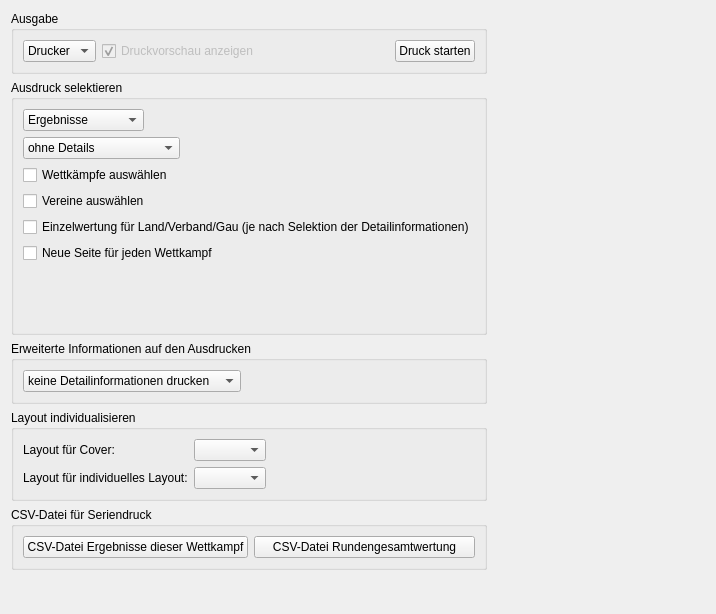
<?xml version="1.0" encoding="UTF-8"?>
<ui version="4.0">
 <class>Tab_DR_Ui</class>
 <widget class="QWidget" name="Tab_DR_Ui">
  <property name="geometry">
   <rect>
    <x>0</x>
    <y>0</y>
    <width>716</width>
    <height>614</height>
   </rect>
  </property>
  <layout class="QGridLayout" name="gridLayout">
   <item row="0" column="0">
    <widget class="QGroupBox" name="groupBox">
     <property name="title">
      <string>Ausgabe</string>
     </property>
     <layout class="QGridLayout" name="gridLayout_2">
      <item row="0" column="0">
       <widget class="QComboBox" name="cmb_output">
        <property name="sizePolicy">
         <sizepolicy hsizetype="Fixed" vsizetype="Fixed">
          <horstretch>0</horstretch>
          <verstretch>0</verstretch>
         </sizepolicy>
        </property>
        <item>
         <property name="text">
          <string>Drucker</string>
         </property>
        </item>
        <item>
         <property name="text">
          <string>PDF</string>
         </property>
        </item>
       </widget>
      </item>
      <item row="0" column="1">
       <widget class="QCheckBox" name="chk_preview">
        <property name="enabled">
         <bool>false</bool>
        </property>
        <property name="text">
         <string>Druckvorschau anzeigen</string>
        </property>
        <property name="checked">
         <bool>true</bool>
        </property>
       </widget>
      </item>
      <item row="0" column="2">
       <spacer name="horizontalSpacer_3">
        <property name="orientation">
         <enum>Qt::Horizontal</enum>
        </property>
        <property name="sizeHint" stdset="0">
         <size>
          <width>40</width>
          <height>20</height>
         </size>
        </property>
       </spacer>
      </item>
      <item row="0" column="3">
       <widget class="QPushButton" name="but_print">
        <property name="sizePolicy">
         <sizepolicy hsizetype="Fixed" vsizetype="Fixed">
          <horstretch>0</horstretch>
          <verstretch>0</verstretch>
         </sizepolicy>
        </property>
        <property name="text">
         <string>Druck starten</string>
        </property>
       </widget>
      </item>
     </layout>
    </widget>
   </item>
   <item row="1" column="0">
    <widget class="QGroupBox" name="groupBox_2">
     <property name="title">
      <string>Ausdruck selektieren</string>
     </property>
     <layout class="QGridLayout" name="gridLayout_3">
      <item row="0" column="0">
       <widget class="QComboBox" name="cmb_printtype">
        <property name="sizePolicy">
         <sizepolicy hsizetype="Fixed" vsizetype="Fixed">
          <horstretch>0</horstretch>
          <verstretch>0</verstretch>
         </sizepolicy>
        </property>
        <item>
         <property name="text">
          <string>Ergebnisse</string>
         </property>
        </item>
        <item>
         <property name="text">
          <string>Riegenlisten</string>
         </property>
        </item>
        <item>
         <property name="text">
          <string>Meldeliste</string>
         </property>
        </item>
        <item>
         <property name="text">
          <string>Wettkampfbögen</string>
         </property>
        </item>
        <item>
         <property name="text">
          <string>Wettkampfkarten</string>
         </property>
        </item>
        <item>
         <property name="text">
          <string>Urkunden</string>
         </property>
        </item>
        <item>
         <property name="text">
          <string>sonstige</string>
         </property>
        </item>
       </widget>
      </item>
      <item row="1" column="0">
       <widget class="QStackedWidget" name="mainStack">
        <property name="sizePolicy">
         <sizepolicy hsizetype="Preferred" vsizetype="Fixed">
          <horstretch>0</horstretch>
          <verstretch>0</verstretch>
         </sizepolicy>
        </property>
        <property name="currentIndex">
         <number>0</number>
        </property>
        <widget class="QWidget" name="resultWidget">
         <layout class="QGridLayout" name="gridLayout_10">
          <property name="margin">
           <number>0</number>
          </property>
          <item row="0" column="0">
           <widget class="QComboBox" name="cmb_res_type">
            <property name="sizePolicy">
             <sizepolicy hsizetype="Fixed" vsizetype="Fixed">
              <horstretch>0</horstretch>
              <verstretch>0</verstretch>
             </sizepolicy>
            </property>
            <item>
             <property name="text">
              <string>ohne Details</string>
             </property>
            </item>
            <item>
             <property name="text">
              <string>mit Details</string>
             </property>
            </item>
            <item>
             <property name="text">
              <string>Rundengesamtwertung</string>
             </property>
            </item>
            <item>
             <property name="text">
              <string>Tabelle</string>
             </property>
            </item>
           </widget>
          </item>
          <item row="8" column="0">
           <widget class="QCheckBox" name="chk_res_pg">
            <property name="text">
             <string>Neue Seite für jeden Wettkampf</string>
            </property>
           </widget>
          </item>
          <item row="9" column="0">
           <widget class="QStackedWidget" name="resultStack">
            <property name="currentIndex">
             <number>3</number>
            </property>
            <widget class="QWidget" name="page_3"/>
            <widget class="QWidget" name="page_4">
             <layout class="QGridLayout" name="gridLayout_11">
              <property name="margin">
               <number>0</number>
              </property>
              <item row="0" column="0">
               <widget class="QCheckBox" name="chk_res_aw">
                <property name="text">
                 <string>Ausgangswert zusätzlich abdrucken</string>
                </property>
               </widget>
              </item>
             </layout>
            </widget>
            <widget class="QWidget" name="page_5">
             <layout class="QGridLayout" name="gridLayout_12">
              <property name="margin">
               <number>0</number>
              </property>
              <item row="0" column="0">
               <widget class="QCheckBox" name="chk_res_sc">
                <property name="text">
                 <string>Beste Plätze gewinnen nicht die meisten Punkte</string>
                </property>
               </widget>
              </item>
             </layout>
            </widget>
            <widget class="QWidget" name="page"/>
           </widget>
          </item>
          <item row="2" column="0">
           <widget class="QCheckBox" name="chk_res_cl">
            <property name="text">
             <string>Vereine auswählen</string>
            </property>
           </widget>
          </item>
          <item row="1" column="0">
           <widget class="QCheckBox" name="chk_res_wk">
            <property name="text">
             <string>Wettkämpfe auswählen</string>
            </property>
           </widget>
          </item>
          <item row="4" column="0">
           <widget class="QCheckBox" name="chk_res_detail">
            <property name="text">
             <string>Einzelwertung für Land/Verband/Gau (je nach Selektion der Detailinformationen)</string>
            </property>
           </widget>
          </item>
         </layout>
        </widget>
        <widget class="QWidget" name="riegenWidget">
         <layout class="QGridLayout" name="gridLayout_13">
          <property name="margin">
           <number>0</number>
          </property>
          <item row="0" column="0" colspan="2">
           <widget class="QCheckBox" name="chk_rg_select">
            <property name="text">
             <string>Nur bestimmte Riegen drucken</string>
            </property>
           </widget>
          </item>
          <item row="3" column="0" colspan="2">
           <spacer name="verticalSpacer_3">
            <property name="orientation">
             <enum>Qt::Vertical</enum>
            </property>
            <property name="sizeHint" stdset="0">
             <size>
              <width>20</width>
              <height>40</height>
             </size>
            </property>
           </spacer>
          </item>
          <item row="2" column="0">
           <widget class="QLabel" name="label_3">
            <property name="sizePolicy">
             <sizepolicy hsizetype="Fixed" vsizetype="Preferred">
              <horstretch>0</horstretch>
              <verstretch>0</verstretch>
             </sizepolicy>
            </property>
            <property name="text">
             <string>Sortierung:</string>
            </property>
           </widget>
          </item>
          <item row="2" column="1">
           <widget class="QComboBox" name="cmb_rg_sort">
            <item>
             <property name="text">
              <string>nach Name</string>
             </property>
            </item>
            <item>
             <property name="text">
              <string>nach Startnummer</string>
             </property>
            </item>
           </widget>
          </item>
          <item row="1" column="0" colspan="2">
           <widget class="QCheckBox" name="chk_rg_page">
            <property name="text">
             <string>Neue Seite für jede Riege</string>
            </property>
           </widget>
          </item>
         </layout>
        </widget>
        <widget class="QWidget" name="meldeWidget">
         <layout class="QVBoxLayout" name="verticalLayout">
          <property name="margin">
           <number>0</number>
          </property>
          <item>
           <widget class="QCheckBox" name="chk_ve_select">
            <property name="text">
             <string>nur bestimmte Vereine drucken</string>
            </property>
           </widget>
          </item>
          <item>
           <spacer name="verticalSpacer_4">
            <property name="orientation">
             <enum>Qt::Vertical</enum>
            </property>
            <property name="sizeHint" stdset="0">
             <size>
              <width>20</width>
              <height>40</height>
             </size>
            </property>
           </spacer>
          </item>
         </layout>
        </widget>
        <widget class="QWidget" name="bogenWidget">
         <layout class="QVBoxLayout" name="verticalLayout_2">
          <property name="margin">
           <number>0</number>
          </property>
          <item>
           <widget class="QCheckBox" name="chk_bo_split">
            <property name="text">
             <string>Neue Seite für jede Mannschaft</string>
            </property>
           </widget>
          </item>
          <item>
           <spacer name="verticalSpacer_5">
            <property name="orientation">
             <enum>Qt::Vertical</enum>
            </property>
            <property name="sizeHint" stdset="0">
             <size>
              <width>20</width>
              <height>40</height>
             </size>
            </property>
           </spacer>
          </item>
         </layout>
        </widget>
        <widget class="QWidget" name="kartenWidget"/>
        <widget class="QWidget" name="urkundenWidget">
         <layout class="QVBoxLayout" name="verticalLayout_4">
          <property name="margin">
           <number>0</number>
          </property>
          <item>
           <widget class="QLabel" name="label">
            <property name="text">
             <string>Layout für Urkunde:</string>
            </property>
           </widget>
          </item>
          <item>
           <widget class="QComboBox" name="cmb_urkunde"/>
          </item>
          <item>
           <widget class="QCheckBox" name="chk_ur_runde">
            <property name="text">
             <string>[Mannschafts-WK] Rundengesamtwertung auf Urkunde</string>
            </property>
           </widget>
          </item>
          <item>
           <widget class="QCheckBox" name="chk_ur_platz">
            <property name="text">
             <string>[Mannschafts-WK] Beste Plätze gewinnen nicht die meisten Punkte </string>
            </property>
           </widget>
          </item>
          <item>
           <widget class="QCheckBox" name="chk_ur_single">
            <property name="text">
             <string>[Mannschafts-WK] Nur eine Urkunde pro Mannschaft</string>
            </property>
           </widget>
          </item>
          <item>
           <widget class="QCheckBox" name="chk_ur_einzelwertung">
            <property name="text">
             <string>[Mannschafts-WK] Einzelergebnis auf Urkunden</string>
            </property>
           </widget>
          </item>
          <item>
           <spacer name="verticalSpacer_7">
            <property name="orientation">
             <enum>Qt::Vertical</enum>
            </property>
            <property name="sizeHint" stdset="0">
             <size>
              <width>20</width>
              <height>40</height>
             </size>
            </property>
           </spacer>
          </item>
         </layout>
        </widget>
        <widget class="QWidget" name="sonstigesWidget">
         <layout class="QVBoxLayout" name="verticalLayout_3">
          <property name="margin">
           <number>0</number>
          </property>
          <item>
           <widget class="QComboBox" name="cmb_misc_typ">
            <item>
             <property name="text">
              <string>Ausschreibung</string>
             </property>
            </item>
            <item>
             <property name="text">
              <string>Zeitplan</string>
             </property>
            </item>
            <item>
             <property name="text">
              <string>Meldematrix</string>
             </property>
            </item>
            <item>
             <property name="text">
              <string>Mannschaftsmatrix</string>
             </property>
            </item>
            <item>
             <property name="text">
              <string>Startpass-Kontrolliste</string>
             </property>
            </item>
            <item>
             <property name="text">
              <string>Vereinsliste mit Starterzahlen</string>
             </property>
            </item>
            <item>
             <property name="text">
              <string>EDV-Checkliste (Riegen)</string>
             </property>
            </item>
            <item>
             <property name="text">
              <string>EDV-Checkliste (Teilnehmer)</string>
             </property>
            </item>
            <item>
             <property name="text">
              <string>Wettkampfbericht</string>
             </property>
            </item>
            <item>
             <property name="text">
              <string>Medallienspiegel</string>
             </property>
            </item>
            <item>
             <property name="text">
              <string>Ergebnisbogen</string>
             </property>
            </item>
           </widget>
          </item>
          <item>
           <spacer name="verticalSpacer_6">
            <property name="orientation">
             <enum>Qt::Vertical</enum>
            </property>
            <property name="sizeHint" stdset="0">
             <size>
              <width>20</width>
              <height>40</height>
             </size>
            </property>
           </spacer>
          </item>
         </layout>
        </widget>
       </widget>
      </item>
     </layout>
    </widget>
   </item>
   <item row="3" column="0">
    <widget class="QGroupBox" name="groupBox_3">
     <property name="title">
      <string>Layout individualisieren</string>
     </property>
     <layout class="QGridLayout" name="gridLayout_4">
      <item row="0" column="0">
       <widget class="QLabel" name="label_2">
        <property name="text">
         <string>Layout für Cover:</string>
        </property>
       </widget>
      </item>
      <item row="1" column="0">
       <widget class="QLabel" name="label_4">
        <property name="text">
         <string>Layout für individuelles Layout:</string>
        </property>
       </widget>
      </item>
      <item row="0" column="1">
       <widget class="QComboBox" name="cmb_cover"/>
      </item>
      <item row="1" column="1">
       <widget class="QComboBox" name="cmb_headfoot"/>
      </item>
      <item row="1" column="2">
       <spacer name="horizontalSpacer_2">
        <property name="orientation">
         <enum>Qt::Horizontal</enum>
        </property>
        <property name="sizeHint" stdset="0">
         <size>
          <width>40</width>
          <height>20</height>
         </size>
        </property>
       </spacer>
      </item>
     </layout>
    </widget>
   </item>
   <item row="4" column="0">
    <widget class="QGroupBox" name="groupBox_6">
     <property name="title">
      <string>CSV-Datei für Seriendruck</string>
     </property>
     <layout class="QGridLayout" name="gridLayout_5">
      <item row="0" column="0">
       <widget class="QPushButton" name="but_csvgesamt">
        <property name="text">
         <string>CSV-Datei Ergebnisse dieser Wettkampf</string>
        </property>
       </widget>
      </item>
      <item row="0" column="1">
       <widget class="QPushButton" name="but_csvrunde">
        <property name="text">
         <string>CSV-Datei Rundengesamtwertung</string>
        </property>
       </widget>
      </item>
     </layout>
    </widget>
   </item>
   <item row="5" column="0">
    <spacer name="verticalSpacer_2">
     <property name="orientation">
      <enum>Qt::Vertical</enum>
     </property>
     <property name="sizeHint" stdset="0">
      <size>
       <width>20</width>
       <height>40</height>
      </size>
     </property>
    </spacer>
   </item>
   <item row="0" column="1" rowspan="8">
    <spacer name="horizontalSpacer_4">
     <property name="orientation">
      <enum>Qt::Horizontal</enum>
     </property>
     <property name="sizeHint" stdset="0">
      <size>
       <width>40</width>
       <height>20</height>
      </size>
     </property>
    </spacer>
   </item>
   <item row="2" column="0">
    <widget class="QGroupBox" name="groupBox_4">
     <property name="title">
      <string>Erweiterte Informationen auf den Ausdrucken</string>
     </property>
     <layout class="QGridLayout" name="gridLayout_6">
      <item row="0" column="0">
       <widget class="QComboBox" name="cmb_detail">
        <property name="sizePolicy">
         <sizepolicy hsizetype="Fixed" vsizetype="Fixed">
          <horstretch>0</horstretch>
          <verstretch>0</verstretch>
         </sizepolicy>
        </property>
        <item>
         <property name="text">
          <string>keine Detailinformationen drucken</string>
         </property>
        </item>
        <item>
         <property name="text">
          <string>Turnkreis/-gau auf Listen drucken</string>
         </property>
        </item>
        <item>
         <property name="text">
          <string>Landesverband auf Listen drucken</string>
         </property>
        </item>
        <item>
         <property name="text">
          <string>Land auf Listen drucken</string>
         </property>
        </item>
       </widget>
      </item>
      <item row="0" column="1">
       <spacer name="horizontalSpacer">
        <property name="orientation">
         <enum>Qt::Horizontal</enum>
        </property>
        <property name="sizeHint" stdset="0">
         <size>
          <width>40</width>
          <height>20</height>
         </size>
        </property>
       </spacer>
      </item>
     </layout>
    </widget>
   </item>
  </layout>
 </widget>
 <resources/>
 <connections>
  <connection>
   <sender>cmb_printtype</sender>
   <signal>currentIndexChanged(int)</signal>
   <receiver>mainStack</receiver>
   <slot>setCurrentIndex(int)</slot>
   <hints>
    <hint type="sourcelabel">
     <x>159</x>
     <y>117</y>
    </hint>
    <hint type="destinationlabel">
     <x>238</x>
     <y>157</y>
    </hint>
   </hints>
  </connection>
  <connection>
   <sender>cmb_res_type</sender>
   <signal>currentIndexChanged(int)</signal>
   <receiver>resultStack</receiver>
   <slot>setCurrentIndex(int)</slot>
   <hints>
    <hint type="sourcelabel">
     <x>180</x>
     <y>151</y>
    </hint>
    <hint type="destinationlabel">
     <x>188</x>
     <y>239</y>
    </hint>
   </hints>
  </connection>
 </connections>
</ui>
